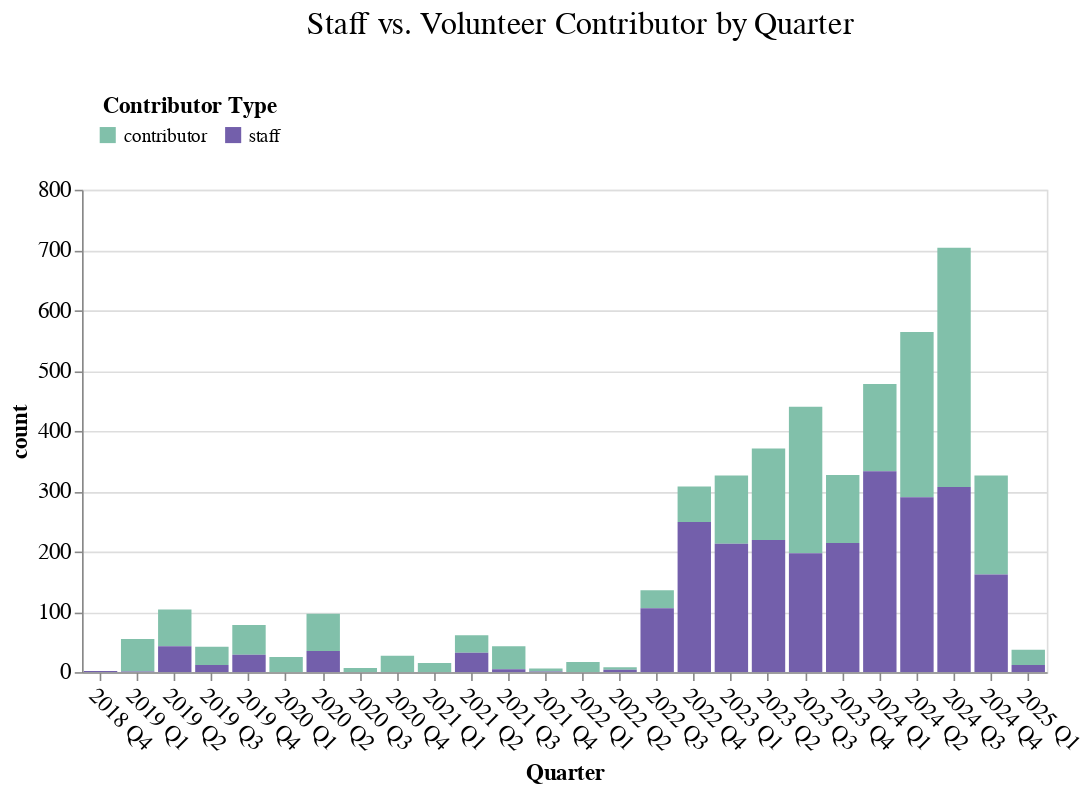

Notebook code cell kept with this figure:
### Code cell
# Create the Altair chart
chart = (
    alt.Chart(df_quarters)
    .mark_bar()
    .encode(
        alt.X('quarter_label:O')
            .title('Quarter')
            .axis(labelAngle=45),
        alt.Y('count:Q')
            .stack(True),
        alt.Color('contrib_type:N')
            .title("Contributor Type")
            .scale(range=["#81c0aa", "#735fab"]),
        alt.Tooltip(["quarter_label", "contrib_type", "count"])
    )
    .properties(title="Staff vs. Volunteer Contributor by Quarter")
    .configure_legend(
        orient='top',
        titleAnchor='middle',
        direction='horizontal',
        padding=10,
    )
    .interactive()
)

chart

### Figure 1 — Vega-Lite specification as saved in the notebook (floating-point values rounded to 4 significant figures)
{"config": {"title": {"fontSize": 20, "font": "Poppins", "anchor": "middle", "color": "black", "fontWeight": 400, "dy": -20, "dx": 10}, "axis": {"labelFontSize": 14, "titleFontSize": 14, "titleFont": "Poppins", "labelFont": "Poppins"}, "axisX": {"labelAngle": 0}, "legend": {"labelFontSize": 12, "titleFontSize": 14, "titleFont": "Poppins", "labelFont": "Poppins", "direction": "horizontal", "orient": "top", "padding": 10, "titleAnchor": "middle"}, "bar": {"color": "purple", "fill": "purple"}, "line": {"color": "purple"}, "view": {"height": 300, "width": 600, "padding": {"top": 190, "left": 10, "right": 10, "bottom": 90}}}, "data": {"name": "data-01b6b5af7dd884ec5dd8ce0859bab229"}, "mark": {"type": "bar"}, "encoding": {"color": {"field": "contrib_type", "scale": {"range": ["#81c0aa", "#735fab"]}, "title": "Contributor Type", "type": "nominal"}, "tooltip": [{"field": "quarter_label", "type": "nominal"}, {"field": "contrib_type", "type": "nominal"}, {"field": "count", "type": "quantitative"}], "x": {"axis": {"labelAngle": 45}, "field": "quarter_label", "title": "Quarter", "type": "ordinal"}, "y": {"field": "count", "stack": true, "type": "quantitative"}}, "params": [{"name": "param_1", "select": {"type": "interval", "encodings": ["x", "y"]}, "bind": "scales"}], "title": "Staff vs. Volunteer Contributor by Quarter", "$schema": "https://vega.github.io/schema/vega-lite/v5.17.0.json", "datasets": {"data-01b6b5af7dd884ec5dd8ce0859bab229": [{"index": 0, "quarter": "2018Q4", "contrib_type": "staff", "count": 2, "quarter_label": "2018 Q4", "year": "2018", "qtr": "Q4"}, {"index": 1, "quarter": "2019Q1", "contrib_type": "contributor", "count": 54, "quarter_label": "2019 Q1", "year": "2019", "qtr": "Q1"}, {"index": 2, "quarter": "2019Q1", "contrib_type": "staff", "count": 1, "quarter_label": "2019 Q1", "year": "2019", "qtr": "Q1"}, {"index": 3, "quarter": "2019Q2", "contrib_type": "contributor", "count": 61, "quarter_label": "2019 Q2", "year": "2019", "qtr": "Q2"}, {"index": 4, "quarter": "2019Q2", "contrib_type": "staff", "count": 43, "quarter_label": "2019 Q2", "year": "2019", "qtr": "Q2"}, {"index": 5, "quarter": "2019Q3", "contrib_type": "contributor", "count": 30, "quarter_label": "2019 Q3", "year": "2019", "qtr": "Q3"}, {"index": 6, "quarter": "2019Q3", "contrib_type": "staff", "count": 12, "quarter_label": "2019 Q3", "year": "2019", "qtr": "Q3"}, {"index": 7, "quarter": "2019Q4", "contrib_type": "contributor", "count": 49, "quarter_label": "2019 Q4", "year": "2019", "qtr": "Q4"}, {"index": 8, "quarter": "2019Q4", "contrib_type": "staff", "count": 29, "quarter_label": "2019 Q4", "year": "2019", "qtr": "Q4"}, {"index": 9, "quarter": "2020Q1", "contrib_type": "contributor", "count": 25, "quarter_label": "2020 Q1", "year": "2020", "qtr": "Q1"}, {"index": 10, "quarter": "2020Q2", "contrib_type": "contributor", "count": 62, "quarter_label": "2020 Q2", "year": "2020", "qtr": "Q2"}, {"index": 11, "quarter": "2020Q2", "contrib_type": "staff", "count": 35, "quarter_label": "2020 Q2", "year": "2020", "qtr": "Q2"}, {"index": 12, "quarter": "2020Q3", "contrib_type": "contributor", "count": 7, "quarter_label": "2020 Q3", "year": "2020", "qtr": "Q3"}, {"index": 13, "quarter": "2020Q4", "contrib_type": "contributor", "count": 27, "quarter_label": "2020 Q4", "year": "2020", "qtr": "Q4"}, {"index": 14, "quarter": "2021Q1", "contrib_type": "contributor", "count": 15, "quarter_label": "2021 Q1", "year": "2021", "qtr": "Q1"}, {"index": 15, "quarter": "2021Q2", "contrib_type": "contributor", "count": 29, "quarter_label": "2021 Q2", "year": "2021", "qtr": "Q2"}, {"index": 16, "quarter": "2021Q2", "contrib_type": "staff", "count": 32, "quarter_label": "2021 Q2", "year": "2021", "qtr": "Q2"}, {"index": 17, "quarter": "2021Q3", "contrib_type": "contributor", "count": 38, "quarter_label": "2021 Q3", "year": "2021", "qtr": "Q3"}, {"index": 18, "quarter": "2021Q3", "contrib_type": "staff", "count": 5, "quarter_label": "2021 Q3", "year": "2021", "qtr": "Q3"}, {"index": 19, "quarter": "2021Q4", "contrib_type": "contributor", "count": 5, "quarter_label": "2021 Q4", "year": "2021", "qtr": "Q4"}, {"index": 20, "quarter": "2021Q4", "contrib_type": "staff", "count": 1, "quarter_label": "2021 Q4", "year": "2021", "qtr": "Q4"}, {"index": 21, "quarter": "2022Q1", "contrib_type": "contributor", "count": 17, "quarter_label": "2022 Q1", "year": "2022", "qtr": "Q1"}, {"index": 22, "quarter": "2022Q2", "contrib_type": "contributor", "count": 4, "quarter_label": "2022 Q2", "year": "2022", "qtr": "Q2"}, {"index": 23, "quarter": "2022Q2", "contrib_type": "staff", "count": 4, "quarter_label": "2022 Q2", "year": "2022", "qtr": "Q2"}, {"index": 24, "quarter": "2022Q3", "contrib_type": "contributor", "count": 30, "quarter_label": "2022 Q3", "year": "2022", "qtr": "Q3"}, {"index": 25, "quarter": "2022Q3", "contrib_type": "staff", "count": 106, "quarter_label": "2022 Q3", "year": "2022", "qtr": "Q3"}, {"index": 26, "quarter": "2022Q4", "contrib_type": "contributor", "count": 59, "quarter_label": "2022 Q4", "year": "2022", "qtr": "Q4"}, {"index": 27, "quarter": "2022Q4", "contrib_type": "staff", "count": 249, "quarter_label": "2022 Q4", "year": "2022", "qtr": "Q4"}, {"index": 28, "quarter": "2023Q1", "contrib_type": "contributor", "count": 113, "quarter_label": "2023 Q1", "year": "2023", "qtr": "Q1"}, {"index": 29, "quarter": "2023Q1", "contrib_type": "staff", "count": 213, "quarter_label": "2023 Q1", "year": "2023", "qtr": "Q1"}, {"index": 30, "quarter": "2023Q2", "contrib_type": "contributor", "count": 152, "quarter_label": "2023 Q2", "year": "2023", "qtr": "Q2"}, {"index": 31, "quarter": "2023Q2", "contrib_type": "staff", "count": 219, "quarter_label": "2023 Q2", "year": "2023", "qtr": "Q2"}, {"index": 32, "quarter": "2023Q3", "contrib_type": "contributor", "count": 243, "quarter_label": "2023 Q3", "year": "2023", "qtr": "Q3"}, {"index": 33, "quarter": "2023Q3", "contrib_type": "staff", "count": 197, "quarter_label": "2023 Q3", "year": "2023", "qtr": "Q3"}, {"index": 34, "quarter": "2023Q4", "contrib_type": "contributor", "count": 113, "quarter_label": "2023 Q4", "year": "2023", "qtr": "Q4"}, {"index": 35, "quarter": "2023Q4", "contrib_type": "staff", "count": 214, "quarter_label": "2023 Q4", "year": "2023", "qtr": "Q4"}, {"index": 36, "quarter": "2024Q1", "contrib_type": "contributor", "count": 145, "quarter_label": "2024 Q1", "year": "2024", "qtr": "Q1"}, {"index": 37, "quarter": "2024Q1", "contrib_type": "staff", "count": 333, "quarter_label": "2024 Q1", "year": "2024", "qtr": "Q1"}, {"index": 38, "quarter": "2024Q2", "contrib_type": "contributor", "count": 274, "quarter_label": "2024 Q2", "year": "2024", "qtr": "Q2"}, {"index": 39, "quarter": "2024Q2", "contrib_type": "staff", "count": 290, "quarter_label": "2024 Q2", "year": "2024", "qtr": "Q2"}, {"index": 40, "quarter": "2024Q3", "contrib_type": "contributor", "count": 397, "quarter_label": "2024 Q3", "year": "2024", "qtr": "Q3"}, {"index": 41, "quarter": "2024Q3", "contrib_type": "staff", "count": 307, "quarter_label": "2024 Q3", "year": "2024", "qtr": "Q3"}, {"index": 42, "quarter": "2024Q4", "contrib_type": "contributor", "count": 164, "quarter_label": "2024 Q4", "year": "2024", "qtr": "Q4"}, {"index": 43, "quarter": "2024Q4", "contrib_type": "staff", "count": 162, "quarter_label": "2024 Q4", "year": "2024", "qtr": "Q4"}, {"index": 44, "quarter": "2025Q1", "contrib_type": "contributor", "count": 25, "quarter_label": "2025 Q1", "year": "2025", "qtr": "Q1"}, {"index": 45, "quarter": "2025Q1", "contrib_type": "staff", "count": 12, "quarter_label": "2025 Q1", "year": "2025", "qtr": "Q1"}]}}
